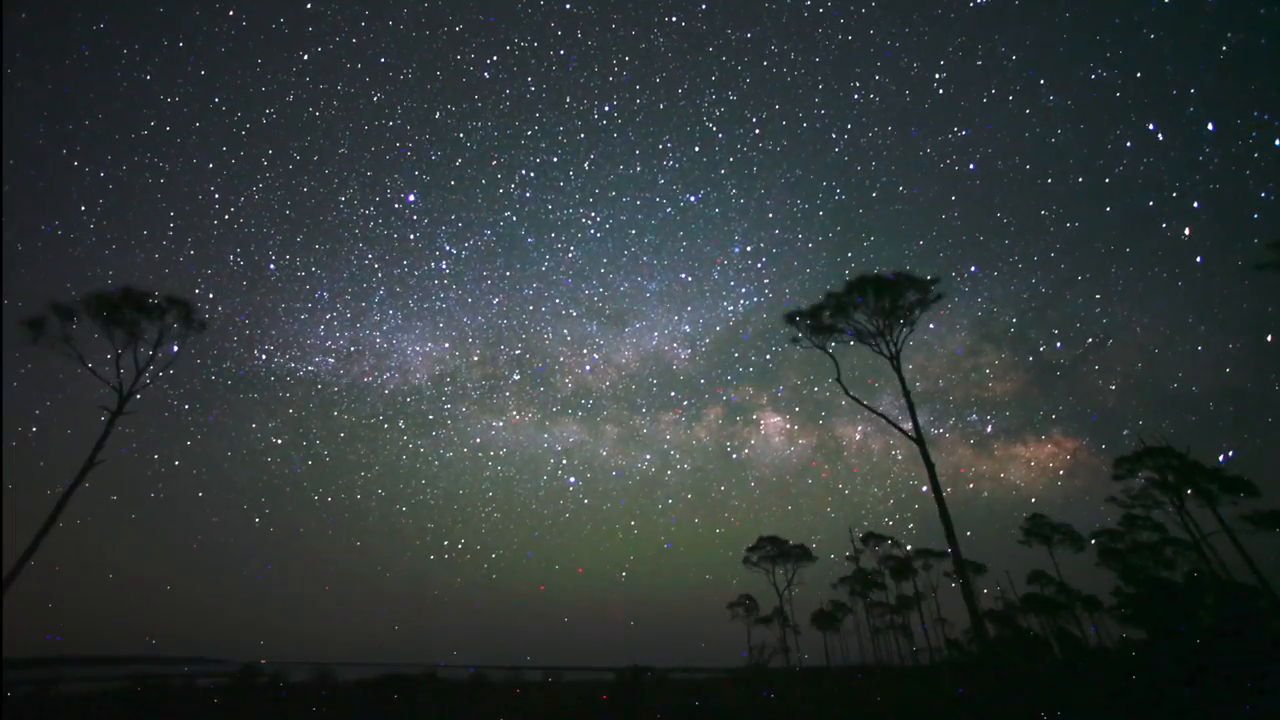
#> input picture frame 21 of ../t0_w/w0_vid0.mp4, 1280 x 720 px
$ jupyter execute 'Multiple videos to grayscale.ipynb'
#> lines starting #> are read from the running program, lines starting #| are printed output that depends on the picture
# Convert multiple videos from a folder to grayscale in Python and save it in a directory

[cell 1]
import os
import glob
import time
import ffmpy
import re
import shutil
from os import listdir, makedirs
from os.path import isfile, join
from tabulate import tabulate
import matplotlib.pyplot as plt

start_time = time.time()
import cv2

time1 = 0
time2 = 0
time3 = 0
time4 = 0
time5 = 0


for i in range(50):
    shutil.copyfile(
        "/Users/vatsalnanda/Desktop/Research Interns and Papers/prashant_singh_rana_sir/Mini_Proj_5-Convert multiple videos to grayscale/input_vid.mp4",
        dst=f"/Users/vatsalnanda/Desktop/Research Interns and Papers/prashant_singh_rana_sir/Mini_Proj_5-Convert multiple videos to grayscale/video_dir/vid{i}.mp4")

for i in range(50):

    inp = '/Users/vatsalnanda/Desktop/Research Interns and Papers/prashant_singh_rana_sir/Mini_Proj_5-Convert multiple videos to grayscale/video_dir/vid'

    cap = cv2.VideoCapture(inp + str(i) + '.mp4')

    # li = os.listdir(
    #     '/Users/vatsalnanda/Desktop/Research Interns and Papers/prashant_singh_rana_sir/Mini_Proj_5-Convert multiple videos to grayscale/video_dir')
    # print(li)
    fourcc = cv2.VideoWriter_fourcc('m', 'p', '4', 'v')

    path = '/Users/vatsalnanda/Desktop/Research Interns and Papers/prashant_singh_rana_sir/Mini_Proj_5-Convert multiple videos to grayscale/video_out_dir/output'
    out = cv2.VideoWriter(path + str(i) + '.mp4', fourcc, 20.0, (640, 480))

    while (cap.isOpened()):
        ret, frame = cap.read()
#> frame is the input picture: shape (720, 1280, 3); mean B, G, R 54.6, 54.6, 47.3
        gray = cv2.cvtColor(frame, cv2.COLOR_BGR2GRAY)
        out.write(frame)
        cv2.imshow('frame', gray)

        if i == 9:
            time1 = time.time() - start_time


        if i == 19:
            time2 = time.time() - start_time


        if i == 29:
            time3 = time.time() - start_time


        if i == 39:
            time4 = time.time() - start_time


        if i == 49:
            time5 = time.time() - start_time


        if cv2.waitKey(1) & 0xFF == ord('q'):
#> (key q is pressed here)
            break


print("Time taken to convert 10 videos is ", time1, "seconds")

print("Time taken to convert 20 videos is ", time2, "seconds")

print("Time taken to convert 30 videos is ", time3, "seconds")

print("Time taken to convert 40 videos is ", time4, "seconds")

print("Time taken to convert 50 videos is ", time5, "seconds")


cap.release()
out.release()
cv2.destroyAllWindows()


x=["10","20","30","40","50"]

y=[time1,time2,time3,time4,time5]


l = [["10",time1],["20",time2], ["30",time3], ["40",time4] , ["50",time5]]
table = tabulate(l, headers=['Number of vidoes', 'Time taken in seconds'], tablefmt='orgtbl')


print(table)

plt.plot(x,y)

plt.xlabel("Number of videos")

plt.ylabel("Time taken in seconds")
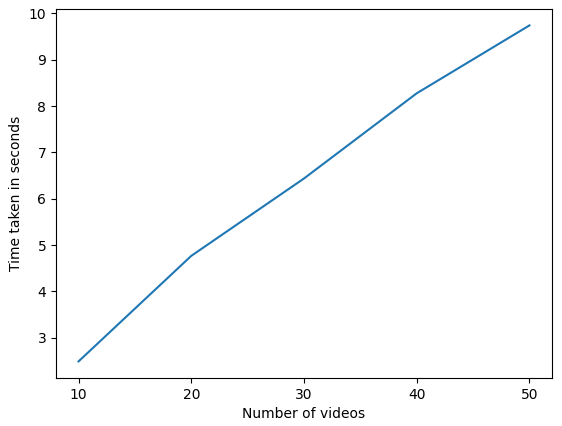
#> figure drawn by matplotlib, 1 panel


$ run again, starting later in the video
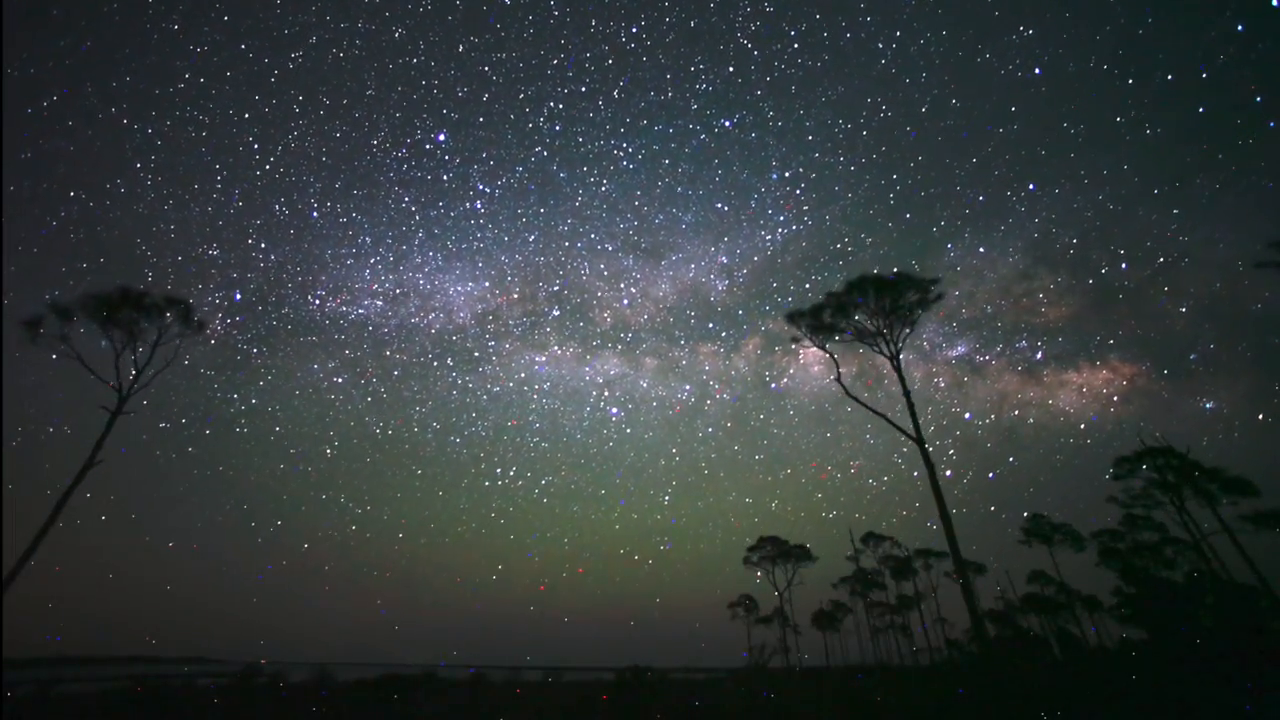
#> input picture frame 98 of ../t1_w/w0_vid0.mp4, 1280 x 720 px
#> frame is the input picture: shape (720, 1280, 3); mean B, G, R 58, 57.3, 50.5
#> `[cell 1] import os import glob import time import ffmpy import re impo..`:
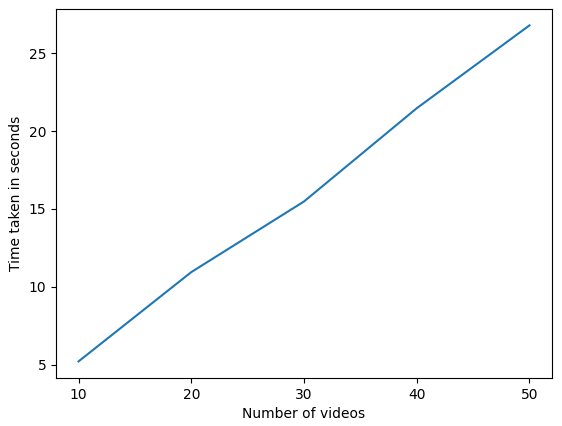
#> figure drawn by matplotlib, 1 panel
